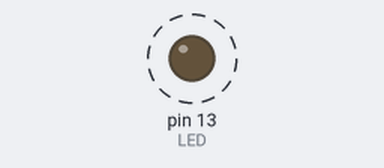
Bench run of a sketch on a simulated Arduino Uno, built with avr-gcc and run on an emulated ATmega328P. Parts: output pins drawn as LEDs (lit = HIGH). Dashed ring = blinking. What the sketch prints to the serial monitor is not drawn.

Above: at 0.5 s.
Timing chart, 0 to 4.6 s (numbered marks = the images above):
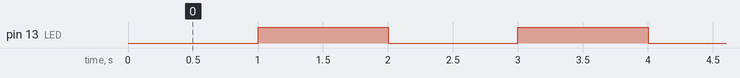

Measured:
- by itself, pin 13 (LED): alternates HIGH for 1.0 s and LOW for 1.0 s

The sketch:

millisLED.ino
```cpp
const int LED = 13;
int on_off = 0;

unsigned long t_prev = 0;
const unsigned long t_delay = 1000;

void setup(){
  Serial.begin(115200);
  pinMode(LED, OUTPUT);
}

void loop(){
  unsigned long t_now = millis();
  if(t_now - t_prev >= t_delay){
    t_prev = t_now;
    Serial.println(t_now);
//    if(on_off) on_off = 0;
//    else on_off = 1;

    on_off++;
    if(on_off>1) on_off = 0;
    digitalWrite(LED, on_off);
  }
}
```
